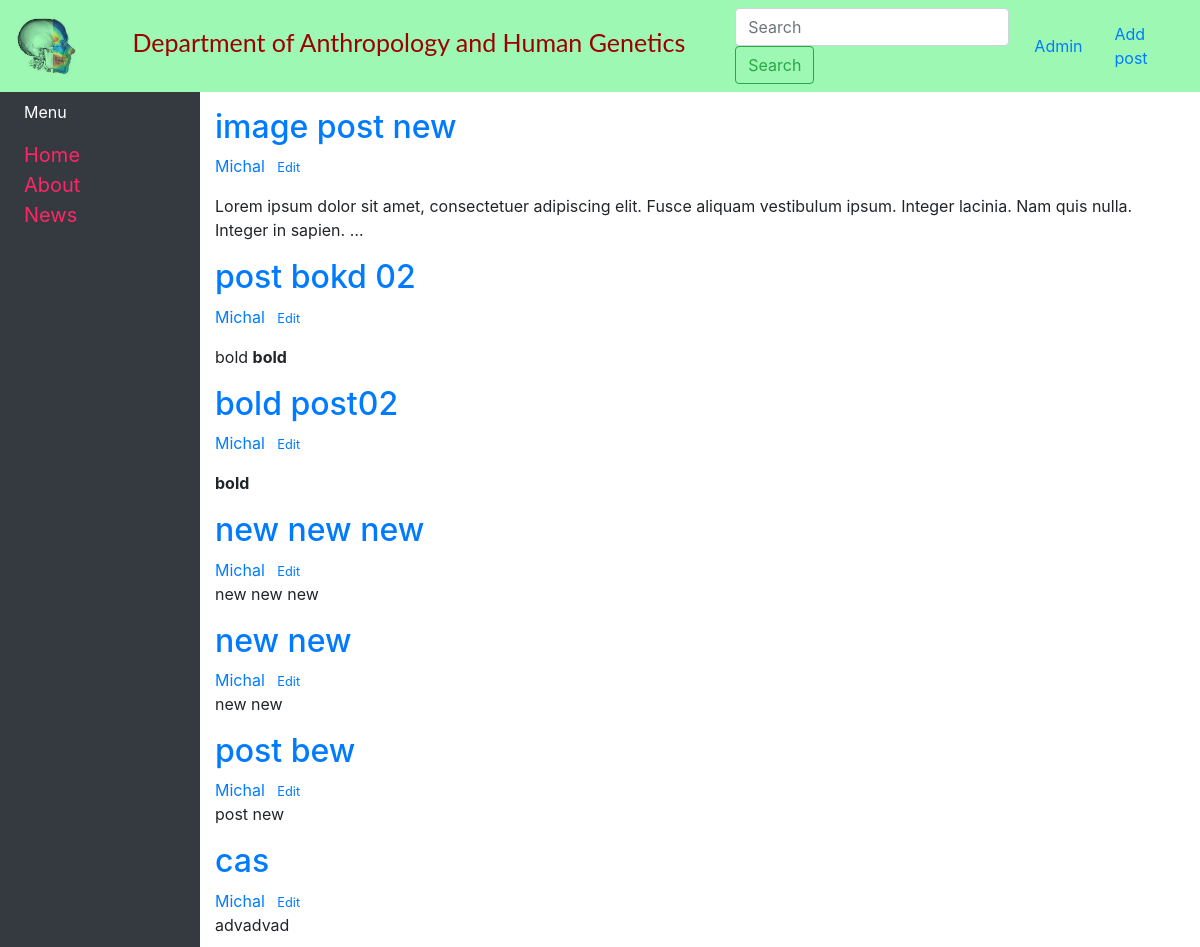
Before: / (upper part) with the older database file.
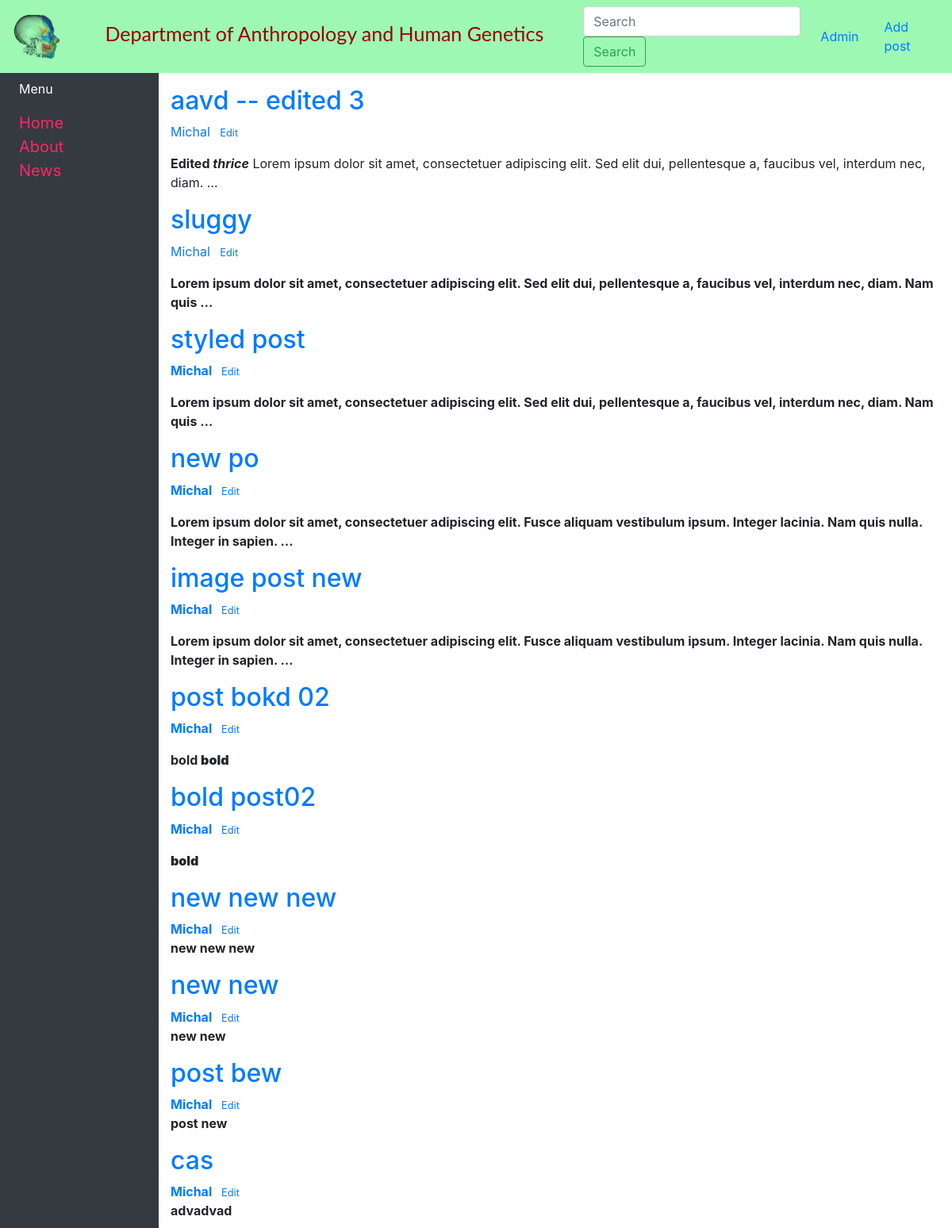
After: the same page with the newer database file.
### blog/models.py (models this page shows, shortened)
class Post(models.Model):
    title = models.CharField(max_length=200, unique=True)
    slug = models.SlugField(max_length=200, unique=True)
    author = models.ForeignKey(User, on_delete= models.CASCADE,related_name='blog_posts')
    updated_on = models.DateTimeField(auto_now= True)
    content = RichTextField(blank=True, null=True)
    created_on = models.DateTimeField(auto_now_add=True)
    status = models.IntegerField(choices=STATUS, default=0)
    article_image = models.ImageField(null = True, blank = True, upload_to = "images/")
    class Meta:
        ordering = ['-created_on']

### blog/views.py (the view)
# urls.py: path('', views.PostList.as_view(), name='blog-home'),
class PostList(generic.ListView):
    model = Post
    template_name = 'blog/home.html'

### blog/templates/blog/home.html (shortened to what this page needs)
{% extends "blog/base.html" %}
{% load static %}
{% block content %}
    {% for post in post_list  %}
    <article class="media content-section">
        <div class="media-body">
            <div class="article-metadata">
                <h2><a class="article-title" href="{% url 'article-detail' post.pk %}">{{ post.title }}</a></h2>
            </div>
            <a class="mr-2" href="#">{{ post.author }}</a>
            <small><a href='{% url 'update-post' post.pk %}'>Edit</a></small>
            <p class="article-content">{{ post.content|truncatewords:20|safe|linebreaksbr }}</p>
        </div>
    </article>
    {% endfor %}
{% endblock content %}

Changed rows visible on the page:
added Post: title "aavd -- edited 3", author "Michal", content "Edited thrice Lorem ipsum dolor sit amet, consectetuer adipiscing elit. Sed elit dui, pellentesque a, faucibus vel, interdum nec, diam. …"
added Post: title "sluggy", author "Michal", content "Lorem ipsum dolor sit amet, consectetuer adipiscing elit. Sed elit dui, pellentesque a, faucibus vel, interdum nec, diam. Nam quis …"
added Post: title "styled post", author "Michal", content "Lorem ipsum dolor sit amet, consectetuer adipiscing elit. Sed elit dui, pellentesque a, faucibus vel, interdum nec, diam. Nam quis …"
added Post: title "new po", author "Michal", content "Lorem ipsum dolor sit amet, consectetuer adipiscing elit. Fusce aliquam vestibulum ipsum. Integer lacinia. Nam quis nulla. Integer in sapien. …"
